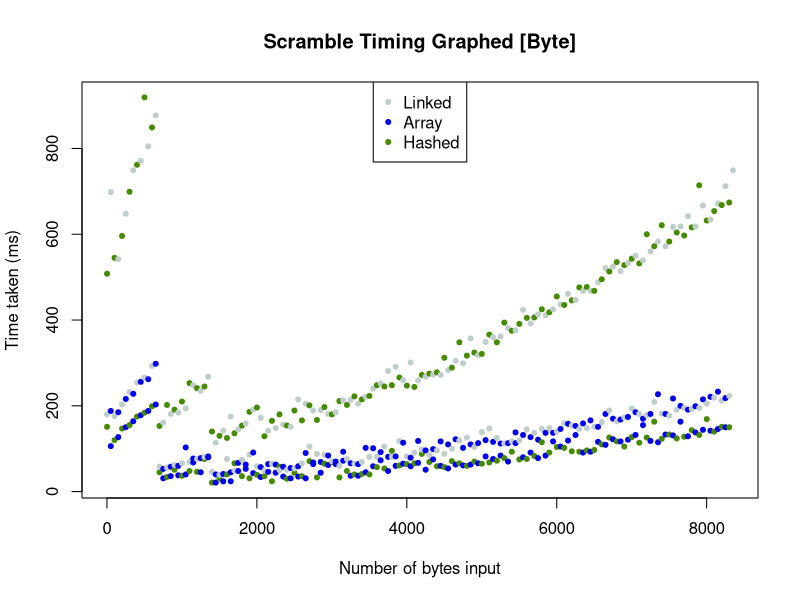
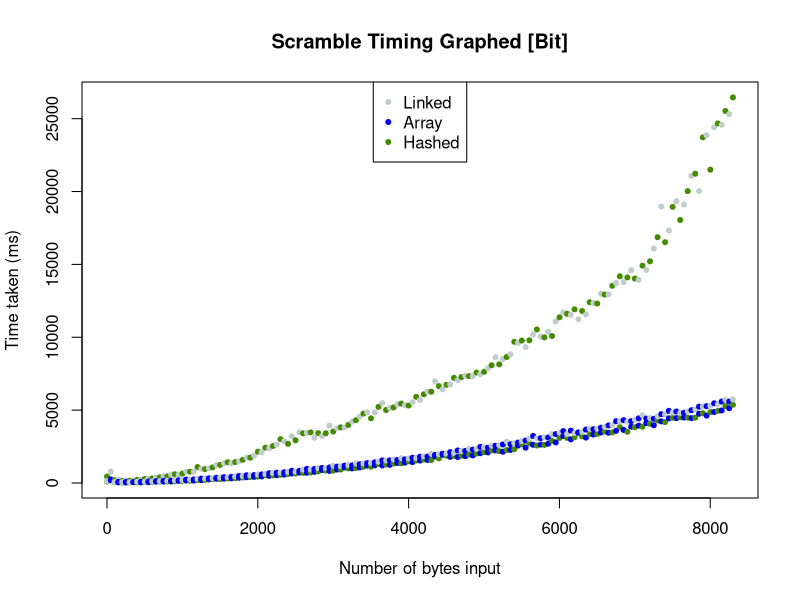
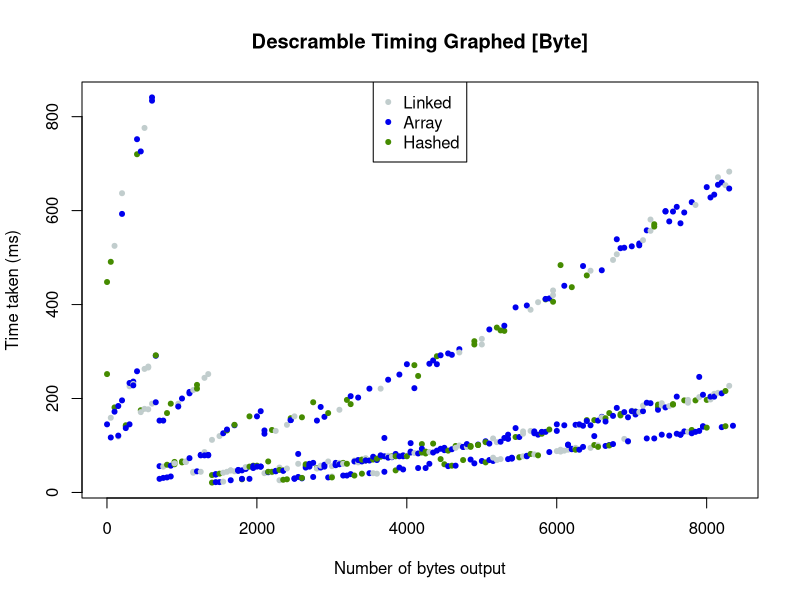
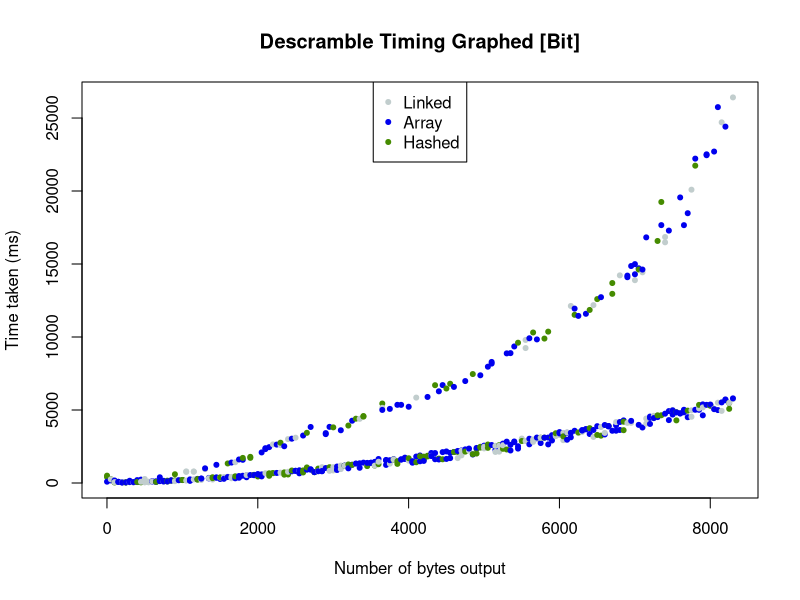

These charts were generated, in order, by the following R code:
## ---- chunk 1
knitr::opts_chunk$set(echo = TRUE)

# http://www.stat.columbia.edu/~tzheng/files/Rcolor.pdf
DEFAULT_COLOR = "black"
LINKED_COLOR = "azure3" # gray
ARRAY_COLOR = "blue2" # blue
HASHED_COLOR = "chartreuse4" # green
DEFAULT_PCH = 20



scramblingData = read.csv("data/scramblingResults.csv", header = TRUE)
descramblingData = read.csv("data/descramblingResults.csv", header = TRUE)

scramblingData$Color=DEFAULT_COLOR
scramblingData$Color[scramblingData$matrixMode=="linked"]=LINKED_COLOR
scramblingData$Color[scramblingData$matrixMode=="array"]=ARRAY_COLOR
scramblingData$Color[scramblingData$matrixMode=="hashed"]=HASHED_COLOR

descramblingData$Color=DEFAULT_COLOR
descramblingData$Color[descramblingData$matrixMode=="linked"]=LINKED_COLOR
descramblingData$Color[descramblingData$matrixMode=="array"]=ARRAY_COLOR
descramblingData$Color[descramblingData$matrixMode=="hashed"]=HASHED_COLOR


## ---- chunk 2

# SCRAMBLING
plot(
  scramblingData$numBytesIn[scramblingData$nodeMode=="byte"],
  scramblingData$Scrambling[scramblingData$nodeMode=="byte"],
  main="Scramble Timing Graphed [Byte]",
  xlab="Number of bytes input",
  ylab="Time taken (ms)",
  pch=DEFAULT_PCH,
  col=scramblingData$Color
)
legend(
  "top",
  legend=c("Linked", "Array", "Hashed"),
  col=c(LINKED_COLOR, ARRAY_COLOR, HASHED_COLOR),
  pch=DEFAULT_PCH
)

plot(
  scramblingData$numBytesIn[scramblingData$nodeMode=="bit"],
  scramblingData$Scrambling[scramblingData$nodeMode=="bit"],
  main="Scramble Timing Graphed [Bit]",
  xlab="Number of bytes input",
  ylab="Time taken (ms)",
  pch=DEFAULT_PCH,
  col=scramblingData$Color
)
legend(
  "top",
  legend=c("Linked", "Array", "Hashed"),
  col=c(LINKED_COLOR, ARRAY_COLOR, HASHED_COLOR),
  pch=DEFAULT_PCH
)


# DESCRAMBLING

plot(
  descramblingData$numBytesOut[descramblingData$nodeMode=="byte"],
  descramblingData$Descrambling[descramblingData$nodeMode=="byte"],
  main="Descramble Timing Graphed [Byte]",
  xlab="Number of bytes output",
  ylab="Time taken (ms)",
  pch=DEFAULT_PCH,
  col=descramblingData$Color
)
legend(
  "top",
  legend=c("Linked", "Array", "Hashed"),
  col=c(LINKED_COLOR, ARRAY_COLOR, HASHED_COLOR),
  pch=DEFAULT_PCH
)

plot(
  descramblingData$numBytesOut[descramblingData$nodeMode=="bit"],
  descramblingData$Descrambling[descramblingData$nodeMode=="bit"],
  main="Descramble Timing Graphed [Bit]",
  xlab="Number of bytes output",
  ylab="Time taken (ms)",
  pch=DEFAULT_PCH,
  col=descramblingData$Color
)
legend(
  "top",
  legend=c("Linked", "Array", "Hashed"),
  col=c(LINKED_COLOR, ARRAY_COLOR, HASHED_COLOR),
  pch=DEFAULT_PCH
)
